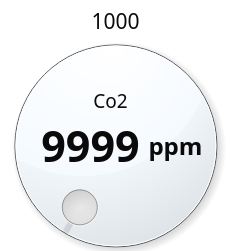
     <widget class="QFrame" name="frame_8">
      <property name="geometry">
       <rect>
        <x>650</x>
        <y>30</y>
        <width>231</width>
        <height>251</height>
       </rect>
      </property>
      <property name="palette">
       <palette>
        <active>
         <colorrole role="WindowText">
          <brush brushstyle="SolidPattern">
           <color alpha="255">
            <red>0</red>
            <green>0</green>
            <blue>0</blue>
           </color>
          </brush>
         </colorrole>
         <colorrole role="Button">
          <brush brushstyle="SolidPattern">
           <color alpha="0">
            <red>255</red>
            <green>255</green>
            <blue>255</blue>
           </color>
          </brush>
         </colorrole>
         <colorrole role="Light">
          <brush brushstyle="SolidPattern">
           <color alpha="0">
            <red>255</red>
            <green>255</green>
            <blue>255</blue>
           </color>
          </brush>
         </colorrole>
         <colorrole role="Midlight">
          <brush brushstyle="SolidPattern">
           <color alpha="0">
            <red>255</red>
            <green>255</green>
            <blue>255</blue>
           </color>
          </brush>
         </colorrole>
         <colorrole role="Dark">
          <brush brushstyle="SolidPattern">
           <color alpha="0">
            <red>127</red>
            <green>127</green>
            <blue>127</blue>
           </color>
          </brush>
         </colorrole>
         <colorrole role="Mid">
          <brush brushstyle="SolidPattern">
           <color alpha="0">
            <red>170</red>
            <green>170</green>
            <blue>170</blue>
           </color>
          </brush>
         </colorrole>
         <colorrole role="Text">
          <brush brushstyle="SolidPattern">
           <color alpha="255">
            <red>0</red>
            <green>0</green>
            <blue>0</blue>
           </color>
          </brush>
         </colorrole>
         <colorrole role="BrightText">
          <brush brushstyle="SolidPattern">
           <color alpha="255">
            <red>255</red>
            <green>255</green>
            <blue>255</blue>
           </color>
          </brush>
         </colorrole>
         <colorrole role="ButtonText">
          <brush brushstyle="SolidPattern">
           <color alpha="255">
            <red>0</red>
            <green>0</green>
            <blue>0</blue>
           </color>
          </brush>
         </colorrole>
         <colorrole role="Base">
          <brush brushstyle="SolidPattern">
           <color alpha="255">
            <red>255</red>
            <green>255</green>
            <blue>255</blue>
           </color>
          </brush>
         </colorrole>
         <colorrole role="Window">
          <brush brushstyle="SolidPattern">
           <color alpha="0">
            <red>255</red>
            <green>255</green>
            <blue>255</blue>
           </color>
          </brush>
         </colorrole>
         <colorrole role="Shadow">
          <brush brushstyle="SolidPattern">
           <color alpha="255">
            <red>0</red>
            <green>0</green>
            <blue>0</blue>
           </color>
          </brush>
         </colorrole>
         <colorrole role="AlternateBase">
          <brush brushstyle="SolidPattern">
           <color alpha="127">
            <red>255</red>
            <green>255</green>
            <blue>255</blue>
           </color>
          </brush>
         </colorrole>
         <colorrole role="ToolTipBase">
          <brush brushstyle="SolidPattern">
           <color alpha="255">
            <red>255</red>
            <green>255</green>
            <blue>220</blue>
           </color>
          </brush>
         </colorrole>
         <colorrole role="ToolTipText">
          <brush brushstyle="SolidPattern">
           <color alpha="255">
            <red>0</red>
            <green>0</green>
            <blue>0</blue>
           </color>
          </brush>
         </colorrole>
        </active>
        <inactive>
         <colorrole role="WindowText">
          <brush brushstyle="SolidPattern">
           <color alpha="255">
            <red>0</red>
            <green>0</green>
            <blue>0</blue>
           </color>
          </brush>
         </colorrole>
         <colorrole role="Button">
          <brush brushstyle="SolidPattern">
           <color alpha="0">
            <red>255</red>
            <green>255</green>
            <blue>255</blue>
           </color>
          </brush>
         </colorrole>
         <colorrole role="Light">
          <brush brushstyle="SolidPattern">
           <color alpha="0">
            <red>255</red>
            <green>255</green>
            <blue>255</blue>
           </color>
          </brush>
         </colorrole>
         <colorrole role="Midlight">
          <brush brushstyle="SolidPattern">
           <color alpha="0">
            <red>255</red>
            <green>255</green>
            <blue>255</blue>
           </color>
          </brush>
         </colorrole>
         <colorrole role="Dark">
          <brush brushstyle="SolidPattern">
           <color alpha="0">
            <red>127</red>
            <green>127</green>
            <blue>127</blue>
           </color>
          </brush>
         </colorrole>
         <colorrole role="Mid">
          <brush brushstyle="SolidPattern">
           <color alpha="0">
            <red>170</red>
            <green>170</green>
            <blue>170</blue>
           </color>
          </brush>
         </colorrole>
         <colorrole role="Text">
          <brush brushstyle="SolidPattern">
           <color alpha="255">
            <red>0</red>
            <green>0</green>
            <blue>0</blue>
           </color>
          </brush>
         </colorrole>
         <colorrole role="BrightText">
          <brush brushstyle="SolidPattern">
           <color alpha="255">
            <red>255</red>
            <green>255</green>
            <blue>255</blue>
           </color>
          </brush>
         </colorrole>
         <colorrole role="ButtonText">
          <brush brushstyle="SolidPattern">
           <color alpha="255">
            <red>0</red>
            <green>0</green>
            <blue>0</blue>
           </color>
          </brush>
         </colorrole>
         <colorrole role="Base">
          <brush brushstyle="SolidPattern">
           <color alpha="255">
            <red>255</red>
            <green>255</green>
            <blue>255</blue>
           </color>
          </brush>
         </colorrole>
         <colorrole role="Window">
          <brush brushstyle="SolidPattern">
           <color alpha="0">
            <red>255</red>
            <green>255</green>
            <blue>255</blue>
           </color>
          </brush>
         </colorrole>
         <colorrole role="Shadow">
          <brush brushstyle="SolidPattern">
           <color alpha="255">
            <red>0</red>
            <green>0</green>
            <blue>0</blue>
           </color>
          </brush>
         </colorrole>
         <colorrole role="AlternateBase">
          <brush brushstyle="SolidPattern">
           <color alpha="127">
            <red>255</red>
            <green>255</green>
            <blue>255</blue>
           </color>
          </brush>
         </colorrole>
         <colorrole role="ToolTipBase">
          <brush brushstyle="SolidPattern">
           <color alpha="255">
            <red>255</red>
            <green>255</green>
            <blue>220</blue>
           </color>
          </brush>
         </colorrole>
         <colorrole role="ToolTipText">
          <brush brushstyle="SolidPattern">
           <color alpha="255">
            <red>0</red>
            <green>0</green>
            <blue>0</blue>
           </color>
          </brush>
         </colorrole>
        </inactive>
        <disabled>
         <colorrole role="WindowText">
          <brush brushstyle="SolidPattern">
           <color alpha="0">
            <red>127</red>
            <green>127</green>
            <blue>127</blue>
           </color>
          </brush>
         </colorrole>
         <colorrole role="Button">
          <brush brushstyle="SolidPattern">
           <color alpha="0">
            <red>255</red>
            <green>255</green>
            <blue>255</blue>
           </color>
          </brush>
         </colorrole>
         <colorrole role="Light">
          <brush brushstyle="SolidPattern">
           <color alpha="0">
            <red>255</red>
            <green>255</green>
            <blue>255</blue>
           </color>
          </brush>
         </colorrole>
         <colorrole role="Midlight">
          <brush brushstyle="SolidPattern">
           <color alpha="0">
            <red>255</red>
            <green>255</green>
            <blue>255</blue>
           </color>
          </brush>
         </colorrole>
         <colorrole role="Dark">
          <brush brushstyle="SolidPattern">
           <color alpha="0">
            <red>127</red>
            <green>127</green>
            <blue>127</blue>
           </color>
          </brush>
         </colorrole>
         <colorrole role="Mid">
          <brush brushstyle="SolidPattern">
           <color alpha="0">
            <red>170</red>
            <green>170</green>
            <blue>170</blue>
           </color>
          </brush>
         </colorrole>
         <colorrole role="Text">
          <brush brushstyle="SolidPattern">
           <color alpha="0">
            <red>127</red>
            <green>127</green>
            <blue>127</blue>
           </color>
          </brush>
         </colorrole>
         <colorrole role="BrightText">
          <brush brushstyle="SolidPattern">
           <color alpha="255">
            <red>255</red>
            <green>255</green>
            <blue>255</blue>
           </color>
          </brush>
         </colorrole>
         <colorrole role="ButtonText">
          <brush brushstyle="SolidPattern">
           <color alpha="0">
            <red>127</red>
            <green>127</green>
            <blue>127</blue>
           </color>
          </brush>
         </colorrole>
         <colorrole role="Base">
          <brush brushstyle="SolidPattern">
           <color alpha="0">
            <red>255</red>
            <green>255</green>
            <blue>255</blue>
           </color>
          </brush>
         </colorrole>
         <colorrole role="Window">
          <brush brushstyle="SolidPattern">
           <color alpha="0">
            <red>255</red>
            <green>255</green>
            <blue>255</blue>
           </color>
          </brush>
         </colorrole>
         <colorrole role="Shadow">
          <brush brushstyle="SolidPattern">
           <color alpha="255">
            <red>0</red>
            <green>0</green>
            <blue>0</blue>
           </color>
          </brush>
         </colorrole>
         <colorrole role="AlternateBase">
          <brush brushstyle="SolidPattern">
           <color alpha="0">
            <red>255</red>
            <green>255</green>
            <blue>255</blue>
           </color>
          </brush>
         </colorrole>
         <colorrole role="ToolTipBase">
          <brush brushstyle="SolidPattern">
           <color alpha="255">
            <red>255</red>
            <green>255</green>
            <blue>220</blue>
           </color>
          </brush>
         </colorrole>
         <colorrole role="ToolTipText">
          <brush brushstyle="SolidPattern">
           <color alpha="255">
            <red>0</red>
            <green>0</green>
            <blue>0</blue>
           </color>
          </brush>
         </colorrole>
        </disabled>
       </palette>
      </property>
      <property name="frameShape">
       <enum>QFrame::StyledPanel</enum>
      </property>
      <property name="frameShadow">
       <enum>QFrame::Raised</enum>
      </property>
      <widget class="QLabel" name="cur_co2_1">
       <property name="geometry">
        <rect>
         <x>20</x>
         <y>110</y>
         <width>141</width>
         <height>71</height>
        </rect>
       </property>
       <property name="font">
        <font>
         <family>나눔스퀘어 Bold</family>
         <pointsize>32</pointsize>
         <weight>75</weight>
         <bold>true</bold>
        </font>
       </property>
       <property name="styleSheet">
        <string notr="true">background:transparent;
color:rgb(10,10,10);</string>
       </property>
       <property name="text">
        <string>9999</string>
       </property>
       <property name="alignment">
        <set>Qt::AlignCenter</set>
       </property>
      </widget>
      <widget class="QLabel" name="label_18">
       <property name="geometry">
        <rect>
         <x>140</x>
         <y>130</y>
         <width>71</width>
         <height>31</height>
        </rect>
       </property>
       <property name="font">
        <font>
         <family>나눔스퀘어 Bold</family>
         <pointsize>18</pointsize>
         <weight>75</weight>
         <bold>true</bold>
        </font>
       </property>
       <property name="styleSheet">
        <string notr="true">background:transparent;
color:rgb(10,10,10);</string>
       </property>
       <property name="text">
        <string>ppm</string>
       </property>
       <property name="alignment">
        <set>Qt::AlignCenter</set>
       </property>
      </widget>
      <widget class="QLabel" name="settings_co2">
       <property name="geometry">
        <rect>
         <x>80</x>
         <y>0</y>
         <width>71</width>
         <height>41</height>
        </rect>
       </property>
       <property name="font">
        <font>
         <family>맑은 고딕</family>
         <pointsize>16</pointsize>
        </font>
       </property>
       <property name="styleSheet">
        <string notr="true">background:transparent;
color:rgb(10,10,10);</string>
       </property>
       <property name="text">
        <string>1000</string>
       </property>
       <property name="alignment">
        <set>Qt::AlignCenter</set>
       </property>
      </widget>
      <widget class="QDial" name="dial_3">
       <property name="geometry">
        <rect>
         <x>-10</x>
         <y>10</y>
         <width>251</width>
         <height>271</height>
        </rect>
       </property>
       <property name="palette">
        <palette>
         <active>
          <colorrole role="WindowText">
           <brush brushstyle="SolidPattern">
            <color alpha="255">
             <red>0</red>
             <green>0</green>
             <blue>0</blue>
            </color>
           </brush>
          </colorrole>
          <colorrole role="Button">
           <brush brushstyle="SolidPattern">
            <color alpha="0">
             <red>245</red>
             <green>250</green>
             <blue>255</blue>
            </color>
           </brush>
          </colorrole>
          <colorrole role="Light">
           <brush brushstyle="SolidPattern">
            <color alpha="0">
             <red>255</red>
             <green>255</green>
             <blue>255</blue>
            </color>
           </brush>
          </colorrole>
          <colorrole role="Midlight">
           <brush brushstyle="SolidPattern">
            <color alpha="0">
             <red>250</red>
             <green>252</green>
             <blue>255</blue>
            </color>
           </brush>
          </colorrole>
          <colorrole role="Dark">
           <brush brushstyle="SolidPattern">
            <color alpha="0">
             <red>122</red>
             <green>125</green>
             <blue>127</blue>
            </color>
           </brush>
          </colorrole>
          <colorrole role="Mid">
           <brush brushstyle="SolidPattern">
            <color alpha="0">
             <red>163</red>
             <green>167</green>
             <blue>170</blue>
            </color>
           </brush>
          </colorrole>
          <colorrole role="Text">
           <brush brushstyle="SolidPattern">
            <color alpha="255">
             <red>0</red>
             <green>0</green>
             <blue>0</blue>
            </color>
           </brush>
          </colorrole>
          <colorrole role="BrightText">
           <brush brushstyle="SolidPattern">
            <color alpha="255">
             <red>255</red>
             <green>255</green>
             <blue>255</blue>
            </color>
           </brush>
          </colorrole>
          <colorrole role="ButtonText">
           <brush brushstyle="SolidPattern">
            <color alpha="255">
             <red>0</red>
             <green>0</green>
             <blue>0</blue>
            </color>
           </brush>
          </colorrole>
          <colorrole role="Base">
           <brush brushstyle="SolidPattern">
            <color alpha="255">
             <red>255</red>
             <green>255</green>
             <blue>255</blue>
            </color>
           </brush>
          </colorrole>
          <colorrole role="Window">
           <brush brushstyle="SolidPattern">
            <color alpha="0">
             <red>245</red>
             <green>250</green>
             <blue>255</blue>
            </color>
           </brush>
          </colorrole>
          <colorrole role="Shadow">
           <brush brushstyle="SolidPattern">
            <color alpha="255">
             <red>0</red>
             <green>0</green>
             <blue>0</blue>
            </color>
           </brush>
          </colorrole>
          <colorrole role="AlternateBase">
           <brush brushstyle="SolidPattern">
            <color alpha="127">
             <red>250</red>
             <green>252</green>
             <blue>255</blue>
            </color>
           </brush>
          </colorrole>
          <colorrole role="ToolTipBase">
           <brush brushstyle="SolidPattern">
            <color alpha="255">
             <red>255</red>
             <green>255</green>
             <blue>220</blue>
            </color>
           </brush>
          </colorrole>
          <colorrole role="ToolTipText">
           <brush brushstyle="SolidPattern">
            <color alpha="255">
             <red>0</red>
             <green>0</green>
             <blue>0</blue>
            </color>
           </brush>
          </colorrole>
         </active>
         <inactive>
          <colorrole role="WindowText">
           <brush brushstyle="SolidPattern">
            <color alpha="255">
             <red>0</red>
             <green>0</green>
             <blue>0</blue>
            </color>
           </brush>
          </colorrole>
          <colorrole role="Button">
           <brush brushstyle="SolidPattern">
            <color alpha="0">
             <red>245</red>
             <green>250</green>
             <blue>255</blue>
            </color>
           </brush>
          </colorrole>
          <colorrole role="Light">
           <brush brushstyle="SolidPattern">
            <color alpha="0">
             <red>255</red>
             <green>255</green>
             <blue>255</blue>
            </color>
           </brush>
          </colorrole>
          <colorrole role="Midlight">
           <brush brushstyle="SolidPattern">
            <color alpha="0">
             <red>250</red>
             <green>252</green>
             <blue>255</blue>
            </color>
           </brush>
          </colorrole>
          <colorrole role="Dark">
           <brush brushstyle="SolidPattern">
            <color alpha="0">
             <red>122</red>
             <green>125</green>
             <blue>127</blue>
            </color>
           </brush>
          </colorrole>
          <colorrole role="Mid">
           <brush brushstyle="SolidPattern">
            <color alpha="0">
             <red>163</red>
             <green>167</green>
             <blue>170</blue>
            </color>
           </brush>
          </colorrole>
          <colorrole role="Text">
           <brush brushstyle="SolidPattern">
            <color alpha="255">
             <red>0</red>
             <green>0</green>
             <blue>0</blue>
            </color>
           </brush>
          </colorrole>
          <colorrole role="BrightText">
           <brush brushstyle="SolidPattern">
            <color alpha="255">
             <red>255</red>
             <green>255</green>
             <blue>255</blue>
            </color>
           </brush>
          </colorrole>
          <colorrole role="ButtonText">
           <brush brushstyle="SolidPattern">
            <color alpha="255">
             <red>0</red>
             <green>0</green>
             <blue>0</blue>
            </color>
           </brush>
          </colorrole>
          <colorrole role="Base">
           <brush brushstyle="SolidPattern">
            <color alpha="255">
             <red>255</red>
             <green>255</green>
             <blue>255</blue>
            </color>
           </brush>
          </colorrole>
          <colorrole role="Window">
           <brush brushstyle="SolidPattern">
            <color alpha="0">
             <red>245</red>
             <green>250</green>
             <blue>255</blue>
            </color>
           </brush>
          </colorrole>
          <colorrole role="Shadow">
           <brush brushstyle="SolidPattern">
            <color alpha="255">
             <red>0</red>
             <green>0</green>
             <blue>0</blue>
            </color>
           </brush>
          </colorrole>
          <colorrole role="AlternateBase">
           <brush brushstyle="SolidPattern">
            <color alpha="127">
             <red>250</red>
             <green>252</green>
             <blue>255</blue>
            </color>
           </brush>
          </colorrole>
          <colorrole role="ToolTipBase">
           <brush brushstyle="SolidPattern">
            <color alpha="255">
             <red>255</red>
             <green>255</green>
             <blue>220</blue>
            </color>
           </brush>
          </colorrole>
          <colorrole role="ToolTipText">
           <brush brushstyle="SolidPattern">
            <color alpha="255">
             <red>0</red>
             <green>0</green>
             <blue>0</blue>
            </color>
           </brush>
          </colorrole>
         </inactive>
         <disabled>
          <colorrole role="WindowText">
           <brush brushstyle="SolidPattern">
            <color alpha="0">
             <red>122</red>
             <green>125</green>
             <blue>127</blue>
            </color>
           </brush>
          </colorrole>
          <colorrole role="Button">
           <brush brushstyle="SolidPattern">
            <color alpha="0">
             <red>245</red>
             <green>250</green>
             <blue>255</blue>
            </color>
           </brush>
          </colorrole>
          <colorrole role="Light">
           <brush brushstyle="SolidPattern">
            <color alpha="0">
             <red>255</red>
             <green>255</green>
             <blue>255</blue>
            </color>
           </brush>
          </colorrole>
          <colorrole role="Midlight">
           <brush brushstyle="SolidPattern">
            <color alpha="0">
             <red>250</red>
             <green>252</green>
             <blue>255</blue>
            </color>
           </brush>
          </colorrole>
          <colorrole role="Dark">
           <brush brushstyle="SolidPattern">
            <color alpha="0">
             <red>122</red>
             <green>125</green>
             <blue>127</blue>
            </color>
           </brush>
          </colorrole>
          <colorrole role="Mid">
           <brush brushstyle="SolidPattern">
            <color alpha="0">
             <red>163</red>
             <green>167</green>
             <blue>170</blue>
            </color>
           </brush>
          </colorrole>
          <colorrole role="Text">
           <brush brushstyle="SolidPattern">
            <color alpha="0">
             <red>122</red>
             <green>125</green>
             <blue>127</blue>
            </color>
           </brush>
          </colorrole>
          <colorrole role="BrightText">
           <brush brushstyle="SolidPattern">
            <color alpha="255">
             <red>255</red>
             <green>255</green>
             <blue>255</blue>
            </color>
           </brush>
          </colorrole>
          <colorrole role="ButtonText">
           <brush brushstyle="SolidPattern">
            <color alpha="0">
             <red>122</red>
             <green>125</green>
             <blue>127</blue>
            </color>
           </brush>
          </colorrole>
          <colorrole role="Base">
           <brush brushstyle="SolidPattern">
            <color alpha="0">
             <red>245</red>
             <green>250</green>
             <blue>255</blue>
            </color>
           </brush>
          </colorrole>
          <colorrole role="Window">
           <brush brushstyle="SolidPattern">
            <color alpha="0">
             <red>245</red>
             <green>250</green>
             <blue>255</blue>
            </color>
           </brush>
          </colorrole>
          <colorrole role="Shadow">
           <brush brushstyle="SolidPattern">
            <color alpha="255">
             <red>0</red>
             <green>0</green>
             <blue>0</blue>
            </color>
           </brush>
          </colorrole>
          <colorrole role="AlternateBase">
           <brush brushstyle="SolidPattern">
            <color alpha="0">
             <red>245</red>
             <green>250</green>
             <blue>255</blue>
            </color>
           </brush>
          </colorrole>
          <colorrole role="ToolTipBase">
           <brush brushstyle="SolidPattern">
            <color alpha="255">
             <red>255</red>
             <green>255</green>
             <blue>220</blue>
            </color>
           </brush>
          </colorrole>
          <colorrole role="ToolTipText">
           <brush brushstyle="SolidPattern">
            <color alpha="255">
             <red>0</red>
             <green>0</green>
             <blue>0</blue>
            </color>
           </brush>
          </colorrole>
         </disabled>
        </palette>
       </property>
       <property name="styleSheet">
        <string notr="true">QProgressBar
{
    background: rgba(255,255,255,180);
    color: black;
    border: 1px solid rgb(100,100,100);
    border-radius: 5px;
	

	text-align : middle;
}
QProgressBar::chunk
{
    background-color:qlineargradient(spread:pad, x1:0.3, y1:0.3, x2:1, y2:1, stop:0 rgba(229, 237, 254, 230), stop:1 rgba(158, 186, 203, 230));
margin: 0.5px;
}</string>
       </property>
       <property name="invertedAppearance">
        <bool>false</bool>
       </property>
       <property name="wrapping">
        <bool>false</bool>
       </property>
       <property name="notchesVisible">
        <bool>false</bool>
       </property>
      </widget>
      <widget class="QLabel" name="label_4">
       <property name="geometry">
        <rect>
         <x>80</x>
         <y>90</y>
         <width>61</width>
         <height>21</height>
        </rect>
       </property>
       <property name="font">
        <font>
         <family>나눔스퀘어</family>
         <pointsize>14</pointsize>
        </font>
       </property>
       <property name="styleSheet">
        <string notr="true">background:transparent;
color:rgb(10,10,10);</string>
       </property>
       <property name="text">
        <string>Co2</string>
       </property>
       <property name="alignment">
        <set>Qt::AlignCenter</set>
       </property>
      </widget>
      <zorder>dial_3</zorder>
      <zorder>cur_co2_1</zorder>
      <zorder>label_18</zorder>
      <zorder>settings_co2</zorder>
      <zorder>label_4</zorder>
     </widget>
